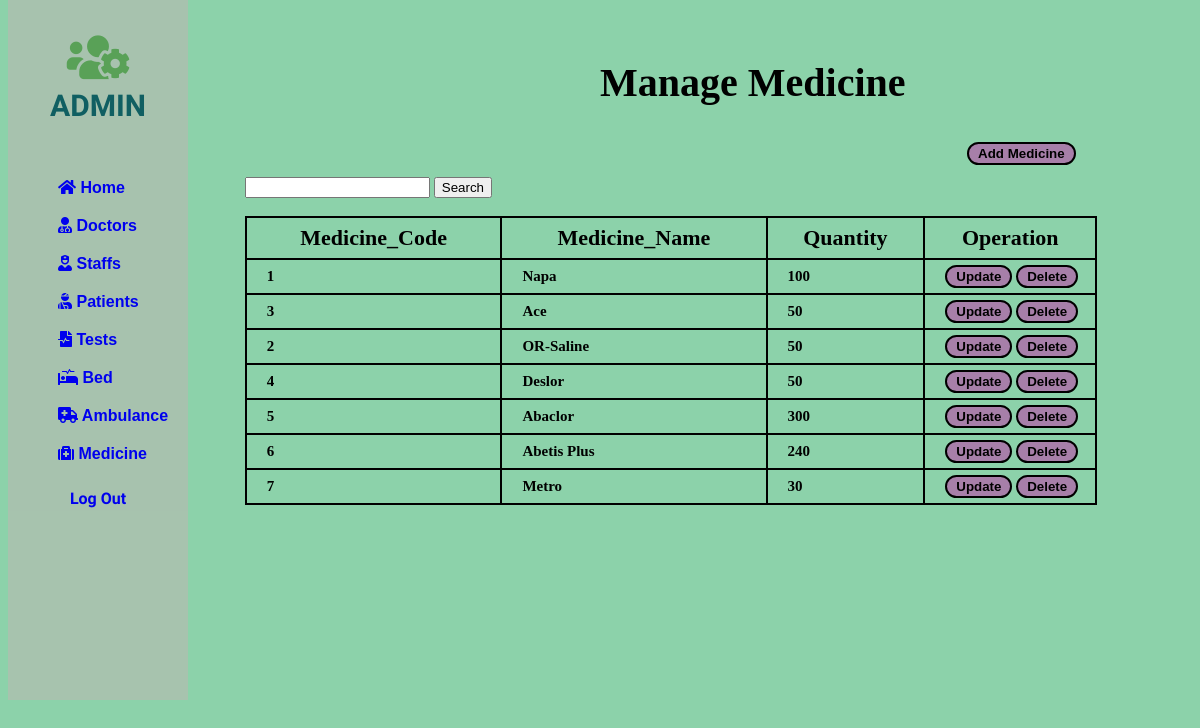
Screenshot of /php/medicine/search.php with the database file from the repository.
### tables this page shows
CREATE TABLE IF NOT EXISTS `medicine` (
  `M_Code` int(11) NOT NULL,
  `M_Name` varchar(225) NOT NULL,
  `Quantity` int(11) NOT NULL,
  PRIMARY KEY (`M_Code`),
  UNIQUE KEY `M_Code` (`M_Code`),
  UNIQUE KEY `M_Name` (`M_Name`)
);

### php/medicine/search.php (the view, shortened to what this page needs)
<!DOCTYPE html>
<html lang="en">
<head>
    <link rel="stylesheet" href="https://use.fontawesome.com/releases/v5.15.4/css/all.css">
</head>
<body>
    <div class="slidebar">
        <header>
            <span>
                <i class="fas fa-users-cog"></i><br>
            </span>
            ADMIN
        </header>
        <ul>
            <li>
                <a href="/php/home.php"><i class="fas fa-home"></i> Home</a>
            </li>
            <li>
                <a href="/php/Doctor/doctor.php"><i class="fas fa-user-md"></i> Doctors</a>
            </li>
            <li>
                <a href="/php/staff/staff.php"><i class="fas fa-user-nurse"></i> Staffs</a>
            </li>
            <li>
                <a href="/php/patient/patient.php"><i class="fas fa-user-injured"></i> Patients</a>
            </li>
            <li>
                <a href="/php/test/test.php"><i class="fas fa-file-medical-alt"></i> Tests</a>
            </li>
            <li>
                <a href="/php/bed/bed.php"><i class="fas fa-procedures"></i> Bed</a>
            </li>
            <li>
                <a href="/php/Ambulence/ambulence.php"><i class="fas fa-ambulance"></i> Ambulance</a>
            </li>
            <li>
                <a href="/php/medicine/medicine.php"><i class="fas fa-medkit"></i> Medicine</a>
            </li>
        </ul>
        <div>
            <a style="text-decoration: none;" href="/php/index.php">
                <div class="logout">
                    Log Out
                </div>
            </a>
        </div>
    </div>
    <div class="container">
        <div class="row">
            <div style="margin-left: 50%; margin-top: 5%;">
                <h2>Manage <b>Medicine</b></h2>
            </div>
            <div style="margin-left: 81%; margin-top: 3%;">
                <button><a href="/php/medicine/add-medicine.php">Add Medicine</a></button>
            </div>
        </div>
    </div>
    <div class="card-body">
        <div style="margin-left: 20%; margin-top: 1%;">
         <form method="post" action="search.php">
                <input type="text" name="search" required />
                <input type="submit" value="Search" />
            </form>
            <br>
            <table id="dataTable" width="90%" cellspacing="10">
                <thead>
                    <tr>
                        <th> Medicine_Code </th>
                        <th> Medicine_Name </th>
                        <th> Quantity </th>
                        <th> Operation </th>
                    </tr>
                </thead>
                <tbody>
                    <?php
                     $search = $_POST['search'];
                     include 'db_conn.php';
                     $sql = "select * from medicine where M_Code like '%$search%' OR M_Name like '%$search%' OR Quantity like '%$search%'";
                    $query = mysqli_query($conn, $sql);
                    while ($Patient_data = mysqli_fetch_array($query)) {
                    ?>
                        <tr>
                            <td><b><?php echo $Patient_data['M_Code']; ?></b></td>
                            <td><?php echo $Patient_data['M_Name']; ?></td>
                            <td><?php echo $Patient_data['Quantity'];  ?></td>
                            <td style="width: 140px;">
                                <button> <a href="/php/medicine/update.php?M_Code=<?php echo $Patient_data['M_Code'];  ?>" class="btn btn-success"><b>Update</b></a></button>
                                <button><a href="/php/medicine/Delete.php?M_Code=<?php echo $Patient_data['M_Code']; ?>" class="btn btn-danger"><b>Delete</b></a></button>
                            </td>
                        </tr>
                    <?php
                    }
                    ?>
                </tbody>
            </table>
        </div>
    </div>
</body>
</html>

### php/medicine/search.php (style rules this page uses)
body { background: rgba(96, 193, 138, 0.722); }
.slidebar { border: 20px; width: 15%; height: 700px; position: fixed; top: 0px; background-color: rgba(195, 179, 179, 0.493); }
.slidebar header { padding: 30px 10px; text-align: center; font-family: 'Mochiy Pop P One', sans-serif; font-size: 30px; font-weight: bolder; color: rgb(16, 95, 98); }
.slidebar header span { font-size: 50px; color: rgb(89, 161, 87); }
.slidebar ul li { list-style: none; padding: 10px; font-family: 'Lucida Sans', 'Lucida Sans Regular', 'Lucida Grande', 'Lucida Sans Unicode', Geneva, Verdana, sans-serif; font-weight: bolder; }
.slidebar ul li a { text-decoration: none; }
table, th, td { border: 1px solid black; border-collapse: collapse; }
h2 { font-size: 40px; }
table { border: 2px solid black; }
th { padding: 7px; border: 2px solid black; font-size: 22px; }
td { border: 2px solid black; padding: 5px 10px 5px 20px; font-size: 15px; font-weight: bolder; }
button { border: solid 2px black; border-radius: 15px; padding: 2px 6px; background-color: rgb(167, 127, 169); }
button a { text-decoration: none; color: black; font-weight: bolder; padding: 2px 3px; }
.logout { text-align: center; margin-top: 10px; font-family: 'Mochiy Pop P One', sans-serif; font-weight: bolder; }

### rows the page displays
medicine: M_Code "1", M_Name "Napa", Quantity "100"
medicine: M_Code "3", M_Name "Ace", Quantity "50"
medicine: M_Code "2", M_Name "OR-Saline", Quantity "50"
medicine: M_Code "4", M_Name "Deslor", Quantity "50"
medicine: M_Code "5", M_Name "Abaclor", Quantity "300"
medicine: M_Code "6", M_Name "Abetis Plus", Quantity "240"
medicine: M_Code "7", M_Name "Metro", Quantity "30"
